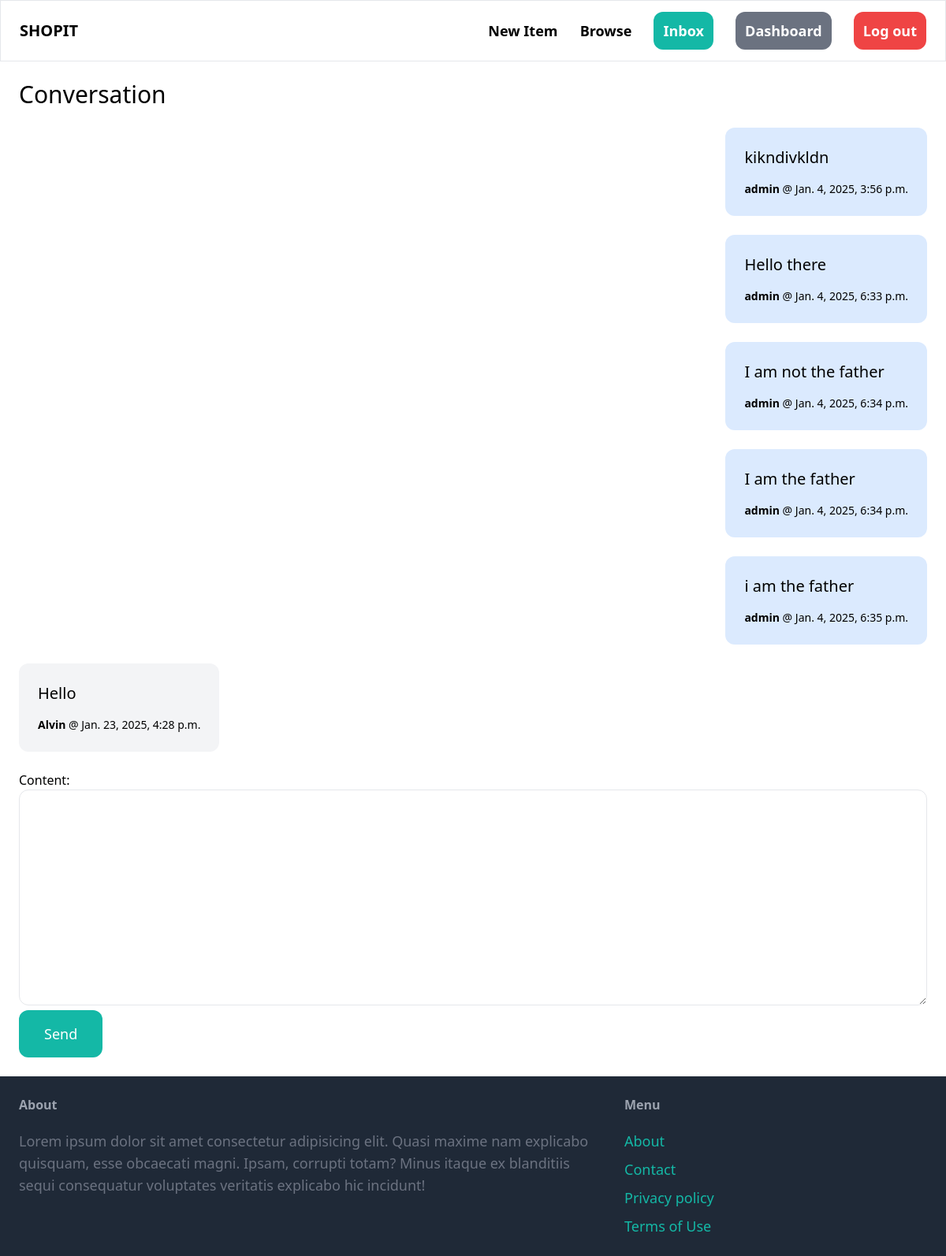
The page /inbox/1/ (signed in) on the database its author committed.
### conversation/models.py (models this page shows)
class ConversationMessage(models.Model):
    conversation = models.ForeignKey(Conversation, related_name='messages', on_delete=models.CASCADE)
    content = models.TextField()
    created_at = models.DateTimeField(auto_now_add=True)
    created_by = models.ForeignKey(User, related_name='created_messages', on_delete= models.CASCADE)

### conversation/views.py (the view)
# urls.py: path('<int:pk>/', views.detail, name='detail'),
@login_required
def detail(request, pk):
    conversation = Conversation.objects.filter(members__in=[request.user.id]).get(pk=pk)
    if request.method == 'POST':
        form = ConversationMessageForm(request.POST)
        if form.is_valid:
            conversation_message = form.save(commit=False)
            conversation_message.conversation = conversation
            conversation_message.created_by = request.user
            conversation_message.save()
            conversation.save()
            return redirect('conversation:detail', pk=pk)
    else:
        form = ConversationMessageForm()
    return render(request, 'detail.html', {
        'conversation': conversation,
        'form': form
    })

### conversation/forms.py
class ConversationMessageForm(forms.ModelForm):
    class Meta:
        model = ConversationMessage
        fields = ('content',)
        widgets = {
            'content': forms.Textarea(attrs={
                'class': 'w-full py-4 px-6 rounded-xl border'
            })
        }

### conversation/templates/detail.html (shortened to what this page needs)
{% extends 'base.html' %}
{% block content %}
<h1 class="mb-6 text-3xl">Conversation</h1>
<div class="space-y-6">
    {% for message in conversation.messages.all %}
        <div class="{% if message.created_by == request.user %} flex justify-end {% else %} flex justify-start {% endif %}">
            <div class="p-6 {% if message.created_by == request.user %} bg-blue-100 {% else %} bg-gray-100 {% endif %} rounded-xl max-w-lg">
                <p class="mb-4 text-xl">{{ message.content }}</p>
                <p class="text-sm">
                    <strong>{{ message.created_by.username }}</strong> @ {{ message.created_at }}
                </p>
            </div>
        </div>
    {% endfor %}
</div>
<form action="." method="post" class="mt-6">
    {{ form.as_p }}
    <button class="py-4 px-8 text-lg bg-teal-500 ho ver:bg-teal-700 rounded-xl text-white">Send</button>
</form>
{% endblock %}

### rows shown on the page
ConversationMessage: content "kikndivkldn", created_by.username "admin", created_at "Jan. 4, 2025, 3:56 p.m."
ConversationMessage: content "Hello there", created_by.username "admin", created_at "Jan. 4, 2025, 6:33 p.m."
ConversationMessage: content "I am not the father", created_by.username "admin", created_at "Jan. 4, 2025, 6:34 p.m."
ConversationMessage: content "I am the father", created_by.username "admin", created_at "Jan. 4, 2025, 6:34 p.m."
ConversationMessage: content "i am the father", created_by.username "admin", created_at "Jan. 4, 2025, 6:35 p.m."
ConversationMessage: content "Hello", created_by.username "Alvin", created_at "Jan. 23, 2025, 4:28 p.m."
